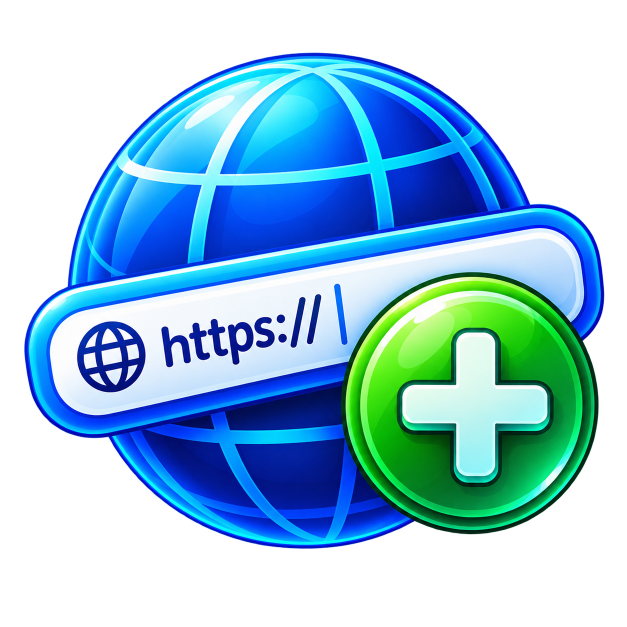
#> input picture assets/add-website.png, 1254 x 1254 px (shown at 1/2 size)
$ python genicons.py
#> lines starting #> are read from the running program, lines starting #| are printed output that depends on the picture
"""Generate the icons from the master artwork in assets/, ported from ScreenState.

Three things come out of it.

The Windows icon: assets/application-icon.png becomes build/windows/icon.ico,
placed on the application, with the same file copied byte for byte to
installer/build/windows/icon.ico for the setup program, plus build/appicon.png, which
Wails reads. Both are squared by padding the trimmed artwork with transparency,
so Windows is never handed a frame that is not square.

The page icons: every other master becomes a picture under
frontend/src/assets/icons, trimmed of its transparent margin and written at
PAGE_WIDTH pixels wide with its own proportions, since squaring a drawing
somebody made would stretch it.

The site's pictures: GitHub Pages serves docs/ alone, so the site cannot reach
assets/. Each picture the site shows is a byte for byte copy of its page icon,
so the site never carries a master's megabytes and never falls out of step.

Nothing here resamples the artwork upwards. Reframing is a crop or a pad; an
upscale invents detail the master does not have.

Run it when a master changes:

    python tools/genicons.py

It is not part of the build. The output is committed, so a clone needs neither
Python nor Pillow to build anything.
"""

from __future__ import annotations

import pathlib
import shutil
import sys

try:
    from PIL import Image
except ImportError:  # pragma: no cover - a plain message beats a traceback
    sys.exit("Pillow is required: python -m pip install pillow")

# MASTER is the application's own artwork; the Windows icon comes from it.
MASTER = "application-icon.png"

# ICO_SIZES are the sizes Windows chooses between. Leaving one out makes
# Windows scale a neighbour, which looks soft.
ICO_SIZES = [(16, 16), (24, 24), (32, 32), (48, 48), (64, 64), (128, 128), (256, 256)]

# APPICON_SIZE is the square Wails reads from build/appicon.png.
APPICON_SIZE = 256

# PAGE_WIDTH is a page icon's width. The band draws its pictures far smaller;
# this leaves room for a high-density display without carrying a master's
# megabytes into the page.
PAGE_WIDTH = 256

REPO = pathlib.Path(__file__).resolve().parent.parent
MASTERS = REPO / "assets"
PAGE_ICONS = REPO / "frontend" / "src" / "assets" / "icons"
ICO = REPO / "build" / "windows" / "icon.ico"
# SETUP_ICO is the setup program's copy. Wails builds setup from its own
# folder, so it needs a file there; a copy of the bytes keeps the two the same.
SETUP_ICO = REPO / "installer" / "build" / "windows" / "icon.ico"
APPICON = REPO / "build" / "appicon.png"
SITE = REPO / "docs"
# SITE_PICTURES are the page icons the site shows, copied into SITE.
SITE_PICTURES = (
    "application-icon.png",
    "light-mode.png",
    "dark-mode.png",
    "donate.png",
)


def trimmed(master: pathlib.Path) -> Image.Image:
    """Open the master and crop away the transparent margin around its artwork."""
    image = Image.open(master).convert("RGBA")
#> image is the input picture: PIL image 1254x1254 RGBA; mean R, G, B, A 37.2, 82.9, 108.2, 139.2
    box = image.getbbox()
#> box = (46, 57, 1212, 1117)
    return image.crop(box) if box is not None else image
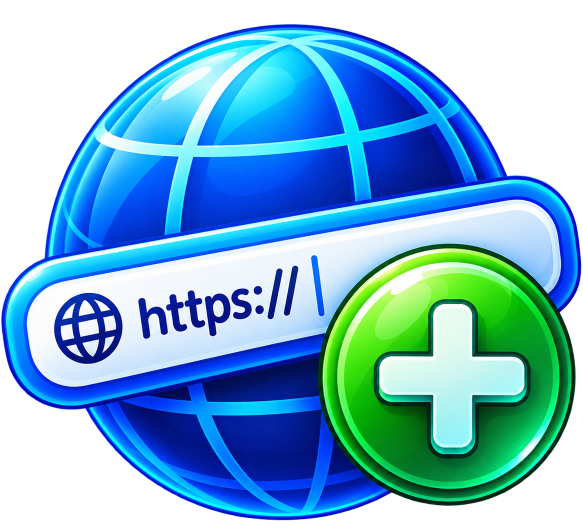
#> returned value: PIL image 1166x1060 RGBA (shown at 1/2 size); mean R, G, B, A 47.3, 105.5, 137.6, 177.1; transparent parts drawn white


def squared(artwork: Image.Image) -> Image.Image:
    """Pad the artwork with transparency to a square, centred."""
    side = max(artwork.size)
    square = Image.new("RGBA", (side, side))
    square.paste(artwork, ((side - artwork.width) // 2, (side - artwork.height) // 2))
    return square


def report(target: pathlib.Path) -> None:
    print(f"{target.relative_to(REPO)}  {target.stat().st_size:,} bytes")


def write_page_icon(artwork: Image.Image, target: pathlib.Path) -> None:
    """Write one page icon PAGE_WIDTH wide, keeping its proportions."""
    target.parent.mkdir(parents=True, exist_ok=True)
    height = max(1, round(artwork.height * PAGE_WIDTH / artwork.width))
#> height = 233
    artwork.resize((PAGE_WIDTH, height), Image.LANCZOS).save(target, optimize=True)
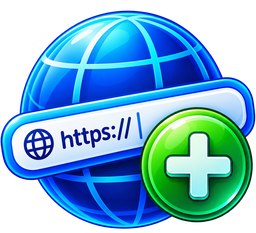
#> saved as add-website.png: PIL image 256x233 RGBA; mean R, G, B, A 47.4, 105.3, 138.9, 177.1; transparent parts drawn white
    report(target)


def main() -> int:
    """Generate every icon, reporting what was written."""
    masters = sorted(MASTERS.glob("*.png"))
    if not (MASTERS / MASTER).exists():
        print(f"missing {(MASTERS / MASTER).relative_to(REPO)}", file=sys.stderr)
        return 1
    missing = [name for name in SITE_PICTURES if not (MASTERS / name).exists()]
    if missing:
        print(
            f"no master in assets for the site's {', '.join(missing)}", file=sys.stderr
        )
        return 1
    for master in masters:
        artwork = trimmed(master)
        if artwork.width < PAGE_WIDTH:
            print(
                f"{master.name} is narrower than {PAGE_WIDTH}; refusing to upscale it",
                file=sys.stderr,
            )
            return 1
        write_page_icon(artwork, PAGE_ICONS / master.name)
        if master.name in SITE_PICTURES:
            shutil.copyfile(PAGE_ICONS / master.name, SITE / master.name)
            report(SITE / master.name)
        if master.name == MASTER:
            square = squared(artwork)
            square.save(ICO, format="ICO", sizes=ICO_SIZES)
            report(ICO)
            shutil.copyfile(ICO, SETUP_ICO)
            report(SETUP_ICO)
            square.resize((APPICON_SIZE, APPICON_SIZE), Image.LANCZOS).save(
                APPICON, optimize=True
            )
            report(APPICON)
    return 0


if __name__ == "__main__":
#> (the run stopped early here; a loop or call above may not have finished)
